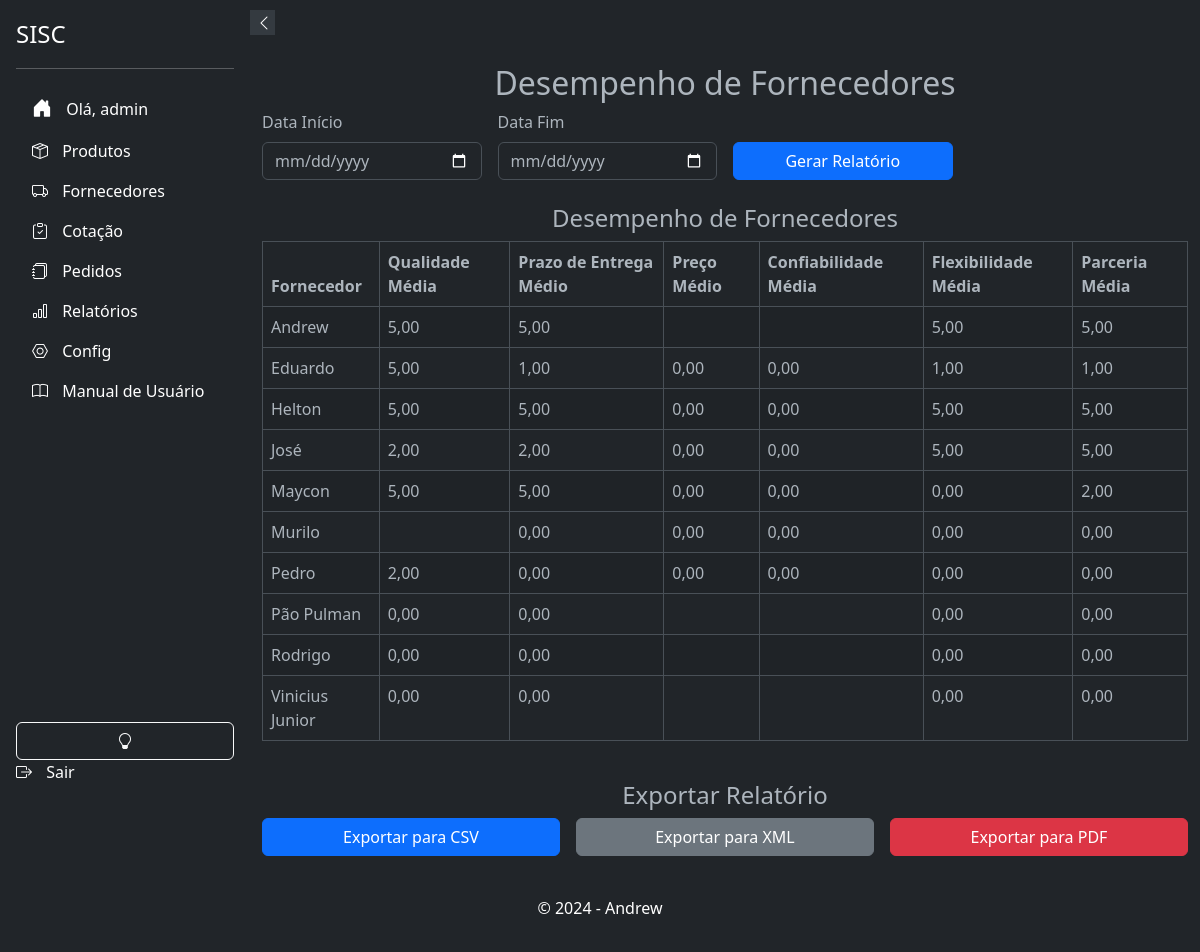
Page /relatorios/desempenho-fornecedores/ (signed in) on the committed database.
### suppliers/models.py (models this page shows, shortened)
class Supplier(models.Model):
    user = models.ForeignKey(settings.AUTH_USER_MODEL, on_delete=models.CASCADE, blank=True, null=True)
    name = models.CharField(max_length=255)
    email = models.EmailField(unique=True)
    phone_regex = RegexValidator(regex=r'^\+?\d{10,15}$', message="Número de telefone no formato: '+999999999'. Até 15 dígitos.", )
    phone = models.CharField(validators=[phone_regex], max_length=17, blank=True)
    company = models.CharField(max_length=255, null=True, blank=True)
    cnpj = models.CharField(max_length=18, unique=True, validators=[validate_cnpj], null=True, blank=True)
    active = models.BooleanField(default=True, verbose_name="Ativo")
    address_line_1 = models.CharField("Endereço", max_length=255, null=True, blank=True)
    address_line_2 = models.CharField("Complemento", max_length=255, null=True, blank=True)
    city = models.CharField("Cidade", max_length=100, null=True, blank=True)
    state = models.CharField("Estado", max_length=50, null=True, blank=True)
    zip_code = models.CharField("CEP", max_length=10, null=True, blank=True)
    minimum_order_value = models.DecimalField("Valor Mínimo para Pedido", max_digits=10, decimal_places=3, validators=[MinValueValidator(0)], null=True, blank=True)
    order_response_deadline = models.TimeField("Prazo de Resposta para Pedidos", null=True, blank=True)
    departments = models.ManyToManyField('products.Departamento', related_name='suppliers', blank=True)
    categories = models.ManyToManyField(Category, blank=True, verbose_name="Categorias")
    subcategories = models.ManyToManyField(Subcategory, blank=True, verbose_name="Subcategorias")
    brands = models.ManyToManyField(Brand,  blank=True, verbose_name="Marcas")
    created_at = models.DateTimeField(auto_now_add=False, default=datetime.datetime.now, null=True, blank=True)
    updated_at = models.DateTimeField(auto_now=True, verbose_name="Atualizado em")
    deleted = models.BooleanField(default=False)
    holiday_cover_name = models.CharField("Nome do Fornecedor de Férias", max_length=255, null=True, blank=True)
    holiday_cover_email = models.EmailField("Email do Fornecedor de Férias", null=True, blank=True)
    holiday_cover_phone = models.CharField("Telefone do Fornecedor de Férias", validators=[phone_regex], max_length=17, blank=True, null=True)
    observation = models.TextField("Observação", null=True, blank=True)
    delivery_days = models.CharField("Dias de Entrega", max_length=100, blank=True, null=True)
    quality_rating = models.IntegerField(default=0, blank=True, null=True)
    delivery_time_rating = models.IntegerField(default=0, blank=True, null=True)
    price_rating = models.IntegerField(default=0, blank=True, null=True)
    reliability_rating = models.IntegerField(default=0, blank=True, null=True)
    flexibility_rating = models.IntegerField(default=0, blank=True, null=True)
    partnership_rating = models.IntegerField(default=0, blank=True, null=True)
    comments = models.TextField("Comentários", max_length=100, blank=True, null=True)
    billing_deadline_choices = [
        ('1-2', '1 a 2 dias úteis'),
        ('3-5', '3 a 5 dias úteis'),
        ('6-10', '6 a 10 dias úteis'),
        ('11-15', '11 a 15 dias úteis'),
        ('15+', 'Mais de 15 dias úteis'),
        ('negotiable', 'A combinar')
    ]
    billing_deadline = models.CharField(max_length=20, choices=billing_deadline_choices, default='1-2', verbose_name="Prazo de Faturamento")
    specific_billing_deadline = models.CharField(max_length=50, blank=True, null=True, verbose_name="Prazo Específico de Faturamento")
    class Meta:
        ordering = ['name']

### relatorios/views.py (the view, shortened to what this page needs)
# urls.py: path('desempenho-fornecedores/', DesempenhoFornecedoresView.as_view(), name='desempenho_fornecedores'),
@method_decorator(login_required(login_url=''), name='dispatch')
class DesempenhoFornecedoresView(TemplateView):
    template_name = 'relatorios/desempenho_fornecedores.html'
    def get(self, request):
        data_inicio = request.GET.get('data_inicio')
        data_fim = request.GET.get('data_fim')
        if data_inicio and data_fim:
            fornecedores = Supplier.objects.filter(created_at__gte=data_inicio, updated_at__lte=data_fim)
        else:
            fornecedores = Supplier.objects.all()
        desempenho_fornecedores = fornecedores.annotate(
            qualidade_media=Avg('quality_rating'),
            prazo_entrega_medio=Avg('delivery_time_rating'),
            preco_medio=Avg('price_rating'),
            confiabilidade_media=Avg('reliability_rating'),
            flexibilidade_media=Avg('flexibility_rating'),
            parceria_media=Avg('partnership_rating')
        ).order_by('name')
        context = {
            'desempenho_fornecedores': desempenho_fornecedores,
        }
        return render(request, self.template_name, context)

### relatorios/templates/relatorios/desempenho_fornecedores.html (shortened to what this page needs)
{% extends 'base.html' %}
{% block content %}
<div class="container my-4">
    <h2 class="text-center">Desempenho de Fornecedores</h2>
    <form method="get" class="row g-3">
        <div class="col-md-3">
            <label for="data_inicio" class="form-label">Data Início</label>
            <input type="date" id="data_inicio" name="data_inicio" class="form-control" required>
        </div>
        <div class="col-md-3">
            <label for="data_fim" class="form-label">Data Fim</label>
            <input type="date" id="data_fim" name="data_fim" class="form-control" required>
        </div>
        <div class="col-md-3 d-flex align-items-end">
            <button type="submit" class="btn btn-primary w-100">Gerar Relatório</button>
        </div>
    </form>
    <div class="row mt-4">
        <div class="col-md-12">
            <h4 class="text-center">Desempenho de Fornecedores</h4>
            <table class="table table-striped table-bordered">
                <thead>
                    <tr>
                        <th>Fornecedor</th>
                        <th>Qualidade Média</th>
                        <th>Prazo de Entrega Médio</th>
                        <th>Preço Médio</th>
                        <th>Confiabilidade Média</th>
                        <th>Flexibilidade Média</th>
                        <th>Parceria Média</th>
                    </tr>
                </thead>
                <tbody>
                    {% for fornecedor in desempenho_fornecedores %}
                    <tr>
                        <td>{{ fornecedor.name }}</td>
                        <td>{{ fornecedor.qualidade_media|floatformat:2 }}</td>
                        <td>{{ fornecedor.prazo_entrega_medio|floatformat:2 }}</td>
                        <td>{{ fornecedor.preco_medio|floatformat:2 }}</td>
                        <td>{{ fornecedor.confiabilidade_media|floatformat:2 }}</td>
                        <td>{{ fornecedor.flexibilidade_media|floatformat:2 }}</td>
                        <td>{{ fornecedor.parceria_media|floatformat:2 }}</td>
                    </tr>
                    {% endfor %}
                </tbody>
            </table>
        </div>
    </div>
    <div class="row mt-4">
        <div class="col-md-12">
            <h4 class="text-center">Exportar Relatório</h4>
            <form method="post" class="row g-3">
                <div class="col-md-4">
                    <button type="submit" name="formato" value="csv" class="btn btn-primary w-100">Exportar para CSV</button>
                </div>
                <div class="col-md-4">
                    <button type="submit" name="formato" value="xml" class="btn btn-secondary w-100">Exportar para XML</button>
                </div>
                <div class="col-md-4">
                    <button type="submit" name="formato" value="pdf" class="btn btn-danger w-100">Exportar para PDF</button>
                </div>
            </form>
        </div>
    </div>
</div>
{% endblock %}

### app/templates/components/_sidebar.html (shortened to what this page needs)
<!DOCTYPE html>
<html>
<head>
    <link href="https://cdn.jsdelivr.net/npm/bootstrap@5.3.0-alpha3/dist/css/bootstrap.min.css" rel="stylesheet">
    <link rel="stylesheet" href="https://cdn.jsdelivr.net/npm/bootstrap-icons@1.10.5/font/bootstrap-icons.css">
</head>
<body>
    <div class="sidebar d-flex flex-column flex-shrink-0 p-3 text-white bg-dark" id="sidebar">
        <button class="sidebar-toggle" onclick="toggleSidebar()">
            <i id="sidebar-toggle-icon" class="bi bi-chevron-left"></i>
        </button>
        <a href="#" class="d-flex align-items-center mb-3 mb-md-0 me-md-auto text-white text-decoration-none">
            <span class="fs-4">SISC</span>
        </a>
        <hr>
        {% if user.is_authenticated %}
            <ul class="nav nav-pills flex-column mb-auto">
                <li class="nav-item">
                    <a href="{% url 'accounts:home' %}" class="nav-link text-white" aria-current="page">
                        <i class="bi bi-house-door-fill fs-5"></i>
                        <span>Olá, {{ user.username }}</span>
                    </a>
                </li>
                <li>
                    <a href="{% url 'products:products_list' %}" class="nav-link text-white">
                        <i class="bi bi-box-seam"></i>
                        <span>Produtos</span>
                    </a>
                </li>
                <li>
                    <a href="{% url 'suppliers:supplier_list' %}" class="nav-link text-white">
                        <i class="bi bi-truck "></i>
                        <span>Fornecedores</span>
                    </a>
                </li>
                <li>
                    <a href="{% url 'cotacao:cotacao_list' %}" class="nav-link text-white">
                        <i class="bi bi-clipboard-check"></i>
                        <span>Cotação</span>
                    </a>
                </li>
                <li>
                    <a href="{% url 'respostas:listar_pedidos' %}" class="nav-link text-white">
                        <i class="bi bi-journals"></i>
                        <span>Pedidos</span>
                    </a>
                </li>
                <li>
                    <a href="{% url 'relatorios:gerar_relatorios' %}" class="nav-link text-white">
                        <i class="bi bi-bar-chart"></i>
                        <span>Relatórios</span>
                    </a>
                </li>
                <li>
                    <a href="{% url 'admin:index' %}" class="nav-link text-white">
                        <i class="bi bi-nut"></i>
                        <span>Config</span>
                    </a>
                </li>
                <li>
                    <a href="{% url 'relatorios:manual_usuario' %}" class="nav-link text-white">
                        <i class="bi bi-book"></i>
                        <span>Manual de Usuário</span>
                    </a>
                </li>
            <br>
            </ul>
            <button class="btn btn-outline-light" onclick="toggleTheme()">
                <i id="theme-toggle-icon" class="bi bi-lightbulb-fill"></i>
            </button>
            <a href="{% url 'accounts:logout' %}" class="nav-link text-white">
                <i class="bi bi-box-arrow-right"></i>
                <span>Sair</span>
            </a>
        {% else %}
            <a href="{% url 'accounts:login' %}" class="nav-link text-white">
                <i class="bi bi-box-arrow-in-right"></i>
                <span>Login</span>
            </a>
        {% endif %}
    </div>
</body>
</html>

### app/templates/base.html (style rules this page uses)
body, html { height: 100%; margin: 0; display: flex; flex-direction: column; }

### app/templates/components/_sidebar.html (style rules this page uses)
.sidebar { width: 250px; height: 100vh; position: fixed; top: 0; left: 0; background-color: #343a40; transition: all 0.3s; z-index: 1000; }
.sidebar .nav-link { white-space: nowrap; overflow: hidden; text-overflow: ellipsis; }
.sidebar .nav-link i { margin-right: 10px; }
.sidebar-toggle { position: absolute; top: 10px; right: -25px; width: 25px; height: 25px; background-color: #343a40; border: none; color: white; cursor: pointer; z-index: 1100; }

### rows in the picture
Supplier: name "Andrew", qualidade_media "5,00", prazo_entrega_medio "5,00", flexibilidade_media "5,00", parceria_media "5,00"
Supplier: name "Eduardo", qualidade_media "5,00", prazo_entrega_medio "1,00", preco_medio "0,00", confiabilidade_media "0,00", flexibilidade_media "1,00", parceria_media "1,00"
Supplier: name "Helton", qualidade_media "5,00", prazo_entrega_medio "5,00", preco_medio "0,00", confiabilidade_media "0,00", flexibilidade_media "5,00", parceria_media "5,00"
Supplier: name "José", qualidade_media "2,00", prazo_entrega_medio "2,00", preco_medio "0,00", confiabilidade_media "0,00", flexibilidade_media "5,00", parceria_media "5,00"
Supplier: name "Maycon", qualidade_media "5,00", prazo_entrega_medio "5,00", preco_medio "0,00", confiabilidade_media "0,00", flexibilidade_media "0,00", parceria_media "2,00"
Supplier: name "Murilo", prazo_entrega_medio "0,00", preco_medio "0,00", confiabilidade_media "0,00", flexibilidade_media "0,00", parceria_media "0,00"
Supplier: name "Pedro", qualidade_media "2,00", prazo_entrega_medio "0,00", preco_medio "0,00", confiabilidade_media "0,00", flexibilidade_media "0,00", parceria_media "0,00"
Supplier: name "Pão Pulman", qualidade_media "0,00", prazo_entrega_medio "0,00", flexibilidade_media "0,00", parceria_media "0,00"
Supplier: name "Rodrigo", qualidade_media "0,00", prazo_entrega_medio "0,00", flexibilidade_media "0,00", parceria_media "0,00"
Supplier: name "Vinicius Junior", qualidade_media "0,00", prazo_entrega_medio "0,00", flexibilidade_media "0,00", parceria_media "0,00"

### other values in the picture
{{ user.username }} "admin"
